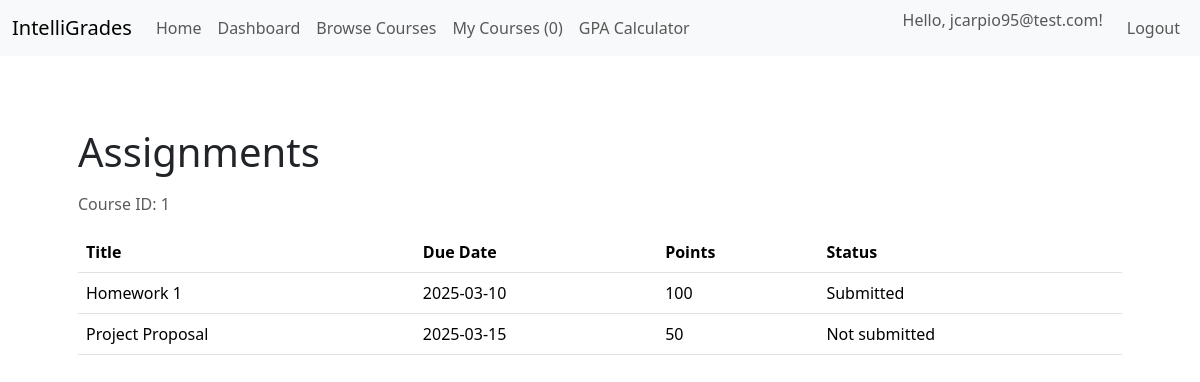
Before: /courses/1/assignments (signed in) with the older database file.
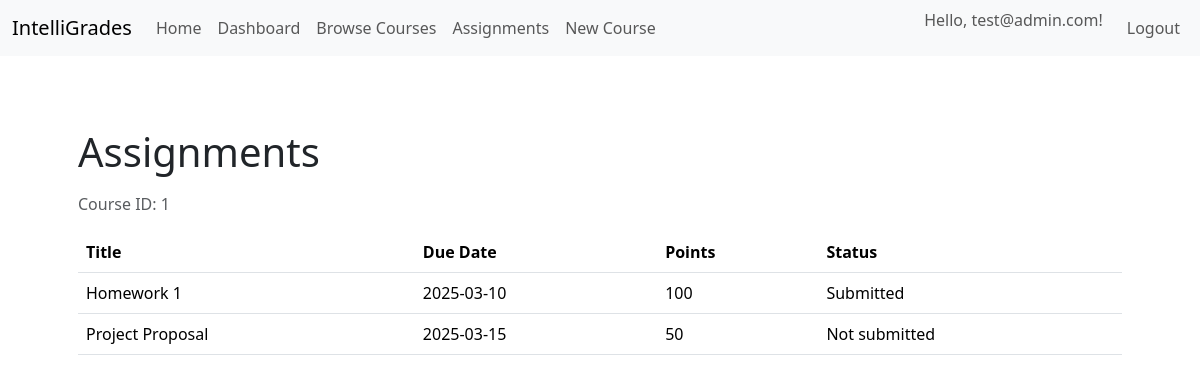
After: the same page with the newer database file.
### app/models.py (models this page shows, shortened)
class User(UserMixin, db.Model):
    __tablename__ = 'users'
    ROLE_STUDENT = "student"
    ROLE_PROFESSOR = "professor"
    ROLE_ADMIN = "admin"
    id = db.Column(db.Integer, primary_key=True)
    password_hash = db.Column(db.String(255), nullable=False)
    email = db.Column(db.String(100), unique=True, nullable=False)
    avatar_url = db.Column(db.String(400), nullable=True)
    role = db.Column(db.String(32), default=ROLE_STUDENT, nullable=False)
    created_at = db.Column(db.DateTime, default=datetime.utcnow, nullable=False)
    courses = db.relationship(
        "Course",
        secondary="enrollments",
        backref="students",
        lazy="dynamic",
    )
    @property
    def is_student(self):
        return self.role == self.ROLE_STUDENT
    @property
    def is_professor(self):
        return self.role == self.ROLE_PROFESSOR
    @property
    def is_admin(self):
        return self.role == self.ROLE_ADMIN
    def get_enrolled_courses_count(self):
        from app.models import Enrollment
        return Enrollment.query.filter_by(user_id=self.id).count()

### app/main/routes.py (the view)
@main_bp.route('/courses/<int:course_id>/assignments')
@login_required
def assignments_list(course_id):
    fake_assignments = [
        {
            "id": 1,
            "title": "Homework 1",
            "due_date": "2025-03-10",
            "points": 100,
            "status": "Submitted"
        },
        {
            "id": 2,
            "title": "Project Proposal",
            "due_date": "2025-03-15",
            "points": 50,
            "status": "Not submitted"
        },
    ]
    return render_template(
        "main/assignments_list.html",
        course_id=course_id,
        assignments=fake_assignments
    )

### app/__init__.py (called while the page is built)
@login_manager.user_loader
def load_user(user_id):
    return User.query.get(int(user_id))

### app/main/templates/main/assignments_list.html
{% extends "base.html" %}
{% block body %}
<div class="container mt-4">
  <h1 class="mb-3">Assignments</h1>
  <p class="text-muted">Course ID: {{ course_id }}</p>
  {% if assignments %}
    <table class="table">
      <thead>
        <tr>
          <th>Title</th>
          <th>Due Date</th>
          <th>Points</th>
          <th>Status</th>
        </tr>
      </thead>
      <tbody>
        {% for a in assignments %}
        <tr>
          <td>{{ a.title }}</td>
          <td>{{ a.due_date }}</td>
          <td>{{ a.points }}</td>
          <td>{{ a.status }}</td>
        </tr>
        {% endfor %}
      </tbody>
    </table>
  {% else %}
    <p>No assignments yet.</p>
  {% endif %}
</div>
{% endblock %}

### app/templates/base.html (shortened to what this page needs)
<!DOCTYPE html>
<html lang="en">
  <head>
    <link
      rel="stylesheet"
      href="{{url_for('static', filename='styles.css')}}"
    />
    <link
      href="https://cdn.jsdelivr.net/npm/bootstrap@5.3.8/dist/css/bootstrap.min.css"
      rel="stylesheet"
    />
  </head>
  <body>
    <nav class="navbar navbar-expand-lg bg-body-tertiary">
      <div class="container-fluid">
        <a class="navbar-brand" href="{{ url_for('main.index') }}"
          >IntelliGrades</a
        >
        <div class="collapse navbar-collapse">
          <ul class="navbar-nav me-auto">
            <li class="nav-item">
              <a class="nav-link" href="{{ url_for('main.index') }}">Home</a>
            </li>
            {% if current_user.is_authenticated %}
            <li class="nav-item">
              <a class="nav-link" href="{{ url_for('main.dashboard') }}">
                Dashboard
              </a>
            </li>
            <li class="nav-item">
              <a class="nav-link" href="{{ url_for('main.courses_list') }}">
                Browse Courses
              </a>
            </li>
            {% if current_user.is_student %}
            <li class="nav-item">
              <a class="nav-link" href="{{ url_for('main.my_courses') }}">
                My Courses ({{ current_user.get_enrolled_courses_count() }})
              </a>
            </li>
            <li class="nav-item">
              <a class="nav-link" href="{{ url_for('main.gpa_calculator') }}">
                GPA Calculator
              </a>
            </li>
            {% endif %}
            {% if current_user.is_professor or current_user.is_admin %}
            <li class="nav-item">
              <a class="nav-link" href="{{ url_for('assignments.index') }}">
                Assignments
              </a>
            </li>
            <li class="nav-item">
              <a class="nav-link" href="{{ url_for('main.create_course') }}">
                New Course
              </a>
            </li>
            {% endif %} {% endif %}
          </ul>
          <ul class="navbar-nav">
            {% if not current_user.is_authenticated %}
            <li class="nav-item">
              <a class="nav-link" href="{{ url_for('auth.login') }}">Login</a>
            </li>
            <li class="nav-item">
              <a class="nav-link" href="{{ url_for('auth.register') }}"
                >Register</a
              >
            </li>
            {% else %}
            <li class="nav-item">
              <span class="navbar-text me-3">
                Hello, {{ current_user.email }}!
              </span>
            </li>
            <li class="nav-item">
              <a class="nav-link" href="{{ url_for('auth.logout') }}">Logout</a>
            </li>
            {% endif %}
          </ul>
        </div>
      </div>
    </nav>
    <div class="container p-4">
      <div class="container py-2">{% block body %} {% endblock %}</div>
    </div>
  </body>
</html>

Changed rows visible on the page:
changed User: role "student" → "admin" (drawn); email "jcarpio95@test.com" → "test@admin.com"
Other visible differences:
{{ current_user.get_enrolled_courses_count() }}: "0" → (not shown)
text no longer shown: "My Courses ( ) GPA Calculator"
text now shown: "Assignments New Course"
